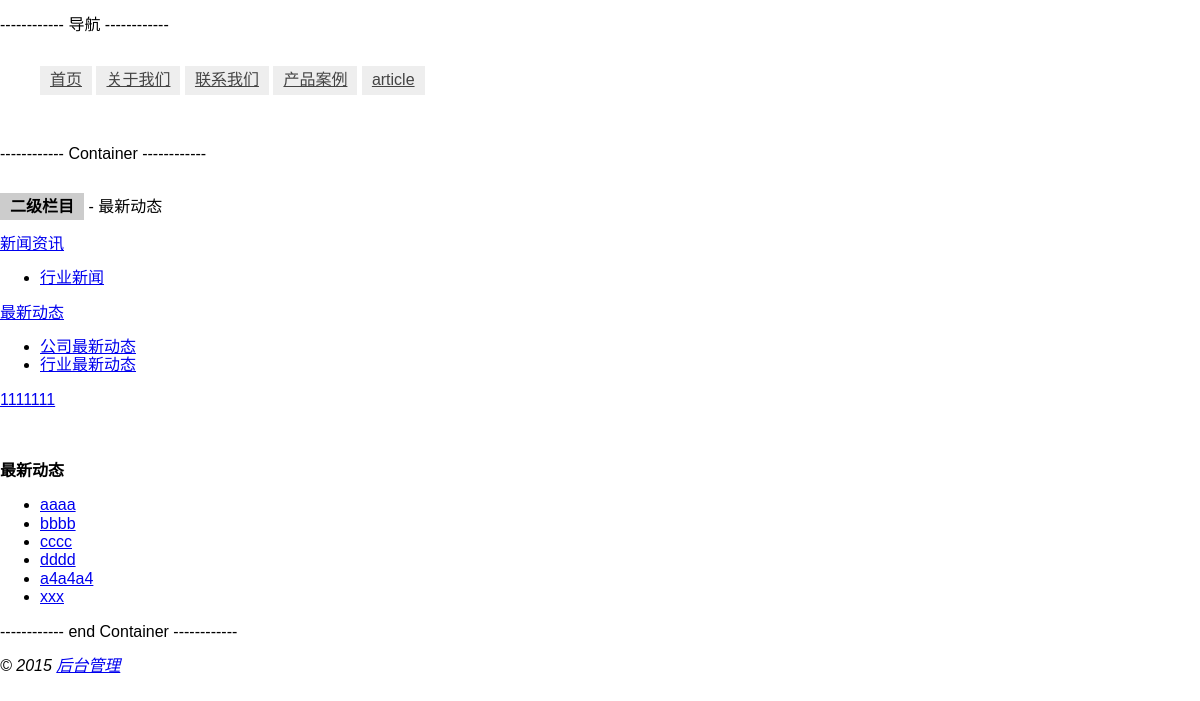
/articles/lastest, run on the app's committed database.
### tables this page shows
CREATE TABLE `sys_navigation` (
  `Id` int(5) NOT NULL,
  `Title` varchar(20) NOT NULL,
  `Type` int(1) NOT NULL DEFAULT '1',
  `Link` varchar(20) NOT NULL,
  `Position` int(5) DEFAULT '0'
);

CREATE TABLE `sys_articles_cate` (
  `Id` int(5) NOT NULL,
  `Position` int(5) DEFAULT '0',
  `IsChild` tinyint(1) DEFAULT '0',
  `ArticleTitle` varchar(100) NOT NULL,
  `ArticleCate` varchar(20) NOT NULL,
  `IsAdd` int(11) NOT NULL DEFAULT '0'
);

CREATE TABLE `sys_articles` (
  `Id` int(11) NOT NULL,
  `Position` int(5) DEFAULT '0',
  `ArticleTitle` varchar(40) NOT NULL,
  `ArticleCate` varchar(40) NOT NULL,
  `ArticleCateId` int(5) DEFAULT NULL,
  `ArticleCateName` varchar(40) DEFAULT NULL,
  `ArticleContent` text NOT NULL
);

### application/controllers/ArticlePages.php (called while the page is built, shortened)
<?php
class ArticlePages extends CI_Controller {
	public function __construct() {
		$this->load->database();
    $this->load->helper(array('form','url'));
		$this->load->library(array('session','breadcrumb'));
	}
	public function GetArticle($articleCate, $id=''){
		$site_config = $this->config->item('site_config');
		$datas_nav = $this->db->query("SELECT * FROM sys_navigation ORDER BY Position ASC;");
		$this->load->model('Model_Articles');
    $datas_articleCate = $this->Model_Articles->GetCate($articleCate);
    $datas_articles = $this->Model_Articles->GetList($datas_articleCate['articleCate'], $id);
    $data = array_merge_recursive($site_config,
			array(
				'id' => $id,
				'datas_nav' => $datas_nav,
				'currentNav' => 'articles',
				'breadcrumb' => $this->breadcrumb->output(),
				'articleCate' => $datas_articleCate['articleCate'],
				'articleName' => $datas_articleCate['articleTitle'],
				'datas_articleCate' => $datas_articleCate,
				'datas_articles' => $datas_articles
			));
		return $data;
	}
	public function index($articleCate='', $param='')
	{
		$data = $this->GetArticle($articleCate, $param);
		$this->load->view('common/header', $data);
		$this->load->view('articles');
		$this->load->view('common/footer', $data);
	}
}

### index.php (called while the page is built, shortened)
<?php
require_once BASEPATH.'core/CodeIgniter.php';

### application/models/Model_Articles.php (called while the page is built, shortened)
<?php if ( ! defined('BASEPATH')) exit('No direct script access allowed');
class Model_Articles extends CI_Model {
  function GetCate($articleCate='')
  {
    $query = $this->db->query("SELECT * FROM sys_articles_cate WHERE isChild = 0 ORDER BY Position ASC");
    foreach($query->result() as $row){
      if(!empty($articleCate)){
        if($articleCate==$row->ArticleCate){
          $data = array(
            'result'=>$query->result(),
            'articleTitle'=>$row->ArticleTitle,
            'articleCate'=>$row->ArticleCate,
            'position'=>$row->Position,
            'id'=>$row->Id,
            'childList'=> array("")
          );
          foreach($data['result'] as $rowCate){
            $query_child = $this->db->query("SELECT * FROM sys_articles_cate WHERE isChild = 1 AND ArticleCate = '".$rowCate->ArticleCate."' ORDER BY Position ASC");
            array_push($data['childList'], $query_child->result());
          }
        }
      }
    }
    return $data;
  }
  function GetList($articleCate='', $id='')
  {
    if(!empty($id)){
      $query = $this->db->query("SELECT * FROM sys_articles WHERE ArticleCate = '".$articleCate."' AND ArticleCateId = '".$id."' ORDER BY Position ASC;");
    }else{
      $query = $this->db->query("SELECT * FROM sys_articles WHERE ArticleCate = '".$articleCate."' ORDER BY Position ASC;");
    }
    return $query->result();
  }
}

### application/views/articles.php (the view)
<p>------------ Container ------------</p>
<br/>
<strong style="background:#ccc;padding:5px 10px;">二级栏目</strong> - <?php echo $articleName; ?>
<br><br>
<div>
  <?php foreach($datas_articleCate['result'] as $index=>$row){ ?>
    <a href="<?php echo base_url('/articles/'.$row->ArticleCate); ?>" class="list-group-item <?php if($articleCate==$row->ArticleCate) echo 'active'; ?>"><?php echo $row->ArticleTitle; ?></a>
    <ul class="list-group-child">
      <?php foreach($datas_articleCate['childList'][$index+1] as $indexChild=>$rowChild){ ?>
      <li><a class="<?php if($id == $rowChild->Id) echo 'active'; ?>" href="<?php echo base_url('/articles/'.$row->ArticleCate.'/'.$rowChild->Id); ?>"><?php echo $rowChild->ArticleTitle;?></a></li>
      <?php } ?>
    </ul>
  <?php } ?>
</div>
<br><br>
<div>
  <strong><?php echo $articleName;if(!empty($id)){ echo '<small class="text-muted"> - '.$articleChildName.'</small>';} ?></strong>
  <ul>
      <?php foreach($datas_articles as $row){ ?>
        <li><a href="<?php echo base_url('/articles/edit/'.$row->ArticleCate.'/'.$row->Id); ?>"><?php echo $row->ArticleTitle; ?></a></li>
      <?php } ?>
  </ul>
</div>
<p>------------ end Container ------------</p>

### application/views/common/header.php (shortened to what this page needs)
<!DOCTYPE html>
<html lang="en">
<head>
    <link href="<?php echo base_url('css/normalize.min.css') ?>" rel="stylesheet">
    <link href="<?php echo base_url('css/style.front.css') ?>" rel="stylesheet">
</head>
<body>
    <p>------------ 导航 ------------</p>
    <div class="nav">
    <ul>
        <?php foreach ($datas_nav->result() as $row){ ?>
            <li><a href="<?php echo $row->Link; ?>"><?php echo $row->Title; ?></a></li>
        <?php } ?>
        <li><a href="/articles">article</a></li>
    </ul>
    </div>
    <br/>

### css/style.front.css (style rules this page uses)
.nav { overflow:hidden; }
.nav ul li { display:inline; }
.nav ul li a { display:inline-block;color:#444;background:#eee;padding:5px 10px; }

### data on the page
sys_navigation: Title "首页"
sys_navigation: Title "关于我们"
sys_navigation: Title "联系我们"
sys_navigation: Title "产品案例"
sys_articles_cate: ArticleTitle "新闻资讯"
sys_articles_cate: ArticleTitle "行业新闻"
sys_articles_cate: ArticleTitle "最新动态"
sys_articles_cate: ArticleTitle "公司最新动态"
sys_articles_cate: ArticleTitle "行业最新动态"
sys_articles_cate: ArticleTitle "1111111"
sys_articles: ArticleTitle "aaaa"
sys_articles: ArticleTitle "bbbb"
sys_articles: ArticleTitle "cccc"
sys_articles: ArticleTitle "dddd"
sys_articles: ArticleTitle "a4a4a4"
sys_articles: ArticleTitle "xxx"

### other printed values
$articleName "最新动态"
